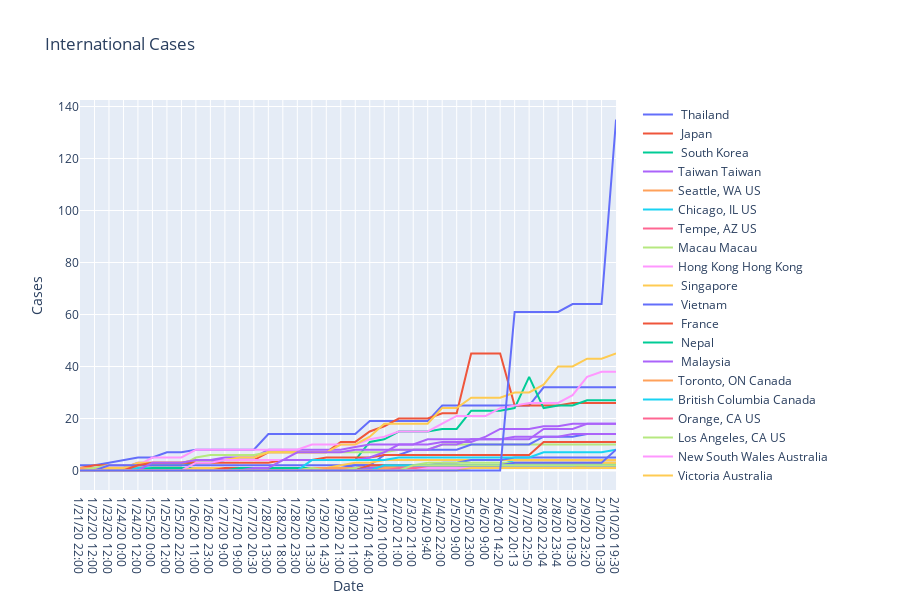

The notebook cell this image was saved under:
### Code cell
import plotly.express as px


fig = px.line(final_df_international,title="International Cases", x="Date", y="Cases", color="name", line_group="name", hover_name="name",render_mode="svg")
fig.for_each_trace(lambda t: t.update(name=t.name.replace("name=", "")))
fig.show()
